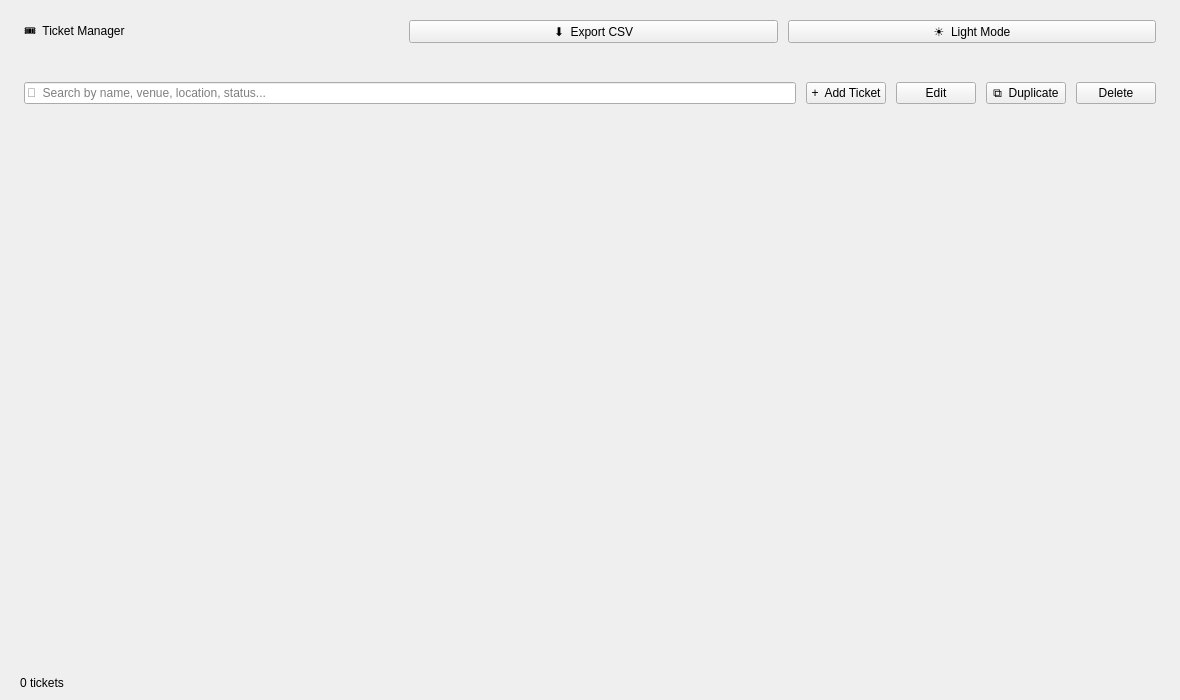
<?xml version="1.0" encoding="UTF-8"?>
<ui version="4.0">
 <class>MainWindowContent</class>
 <widget class="QWidget" name="central">
  <property name="geometry">
   <rect>
    <x>0</x>
    <y>0</y>
    <width>1180</width>
    <height>700</height>
   </rect>
  </property>
  <layout class="QVBoxLayout" name="rootLayout">
   <property name="leftMargin">
    <number>0</number>
   </property>
   <property name="topMargin">
    <number>0</number>
   </property>
   <property name="rightMargin">
    <number>0</number>
   </property>
   <property name="bottomMargin">
    <number>0</number>
   </property>
   <property name="spacing">
    <number>0</number>
   </property>
   <item>
    <widget class="QFrame" name="topBar">
     <property name="minimumSize">
      <size>
       <width>0</width>
       <height>64</height>
      </size>
     </property>
     <property name="maximumSize">
      <size>
       <width>16777215</width>
       <height>64</height>
      </size>
     </property>
     <layout class="QHBoxLayout" name="topBarLayout">
      <property name="leftMargin">
       <number>24</number>
      </property>
      <property name="topMargin">
       <number>8</number>
      </property>
      <property name="rightMargin">
       <number>24</number>
      </property>
      <property name="bottomMargin">
       <number>8</number>
      </property>
      <property name="spacing">
       <number>10</number>
      </property>
      <item>
       <widget class="QLabel" name="logoLabel">
        <property name="text">
         <string>🎟  Ticket Manager</string>
        </property>
       </widget>
      </item>
      <item>
       <spacer name="topBarSpacer">
        <property name="orientation">
         <enum>Qt::Horizontal</enum>
        </property>
       </spacer>
      </item>
      <item>
       <widget class="QPushButton" name="exportButton">
        <property name="text">
         <string>⬇  Export CSV</string>
        </property>
       </widget>
      </item>
      <item>
       <widget class="QPushButton" name="themeButton">
        <property name="text">
         <string>☀  Light Mode</string>
        </property>
       </widget>
      </item>
     </layout>
    </widget>
   </item>
   <item>
    <widget class="QWidget" name="bodyWidget">
     <layout class="QVBoxLayout" name="bodyLayout">
      <property name="leftMargin">
       <number>24</number>
      </property>
      <property name="topMargin">
       <number>18</number>
      </property>
      <property name="rightMargin">
       <number>24</number>
      </property>
      <property name="bottomMargin">
       <number>18</number>
      </property>
      <property name="spacing">
       <number>14</number>
      </property>
      <item>
       <layout class="QHBoxLayout" name="headerRow">
        <property name="spacing">
         <number>10</number>
        </property>
        <item>
         <widget class="QLineEdit" name="searchEdit">
          <property name="placeholderText">
           <string>🔎  Search by name, venue, location, status...</string>
          </property>
         </widget>
        </item>
        <item>
         <widget class="QPushButton" name="addButton">
          <property name="text">
           <string>+  Add Ticket</string>
          </property>
         </widget>
        </item>
        <item>
         <widget class="QPushButton" name="editButton">
          <property name="text">
           <string>Edit</string>
          </property>
         </widget>
        </item>
        <item>
         <widget class="QPushButton" name="duplicateButton">
          <property name="text">
           <string>⧉  Duplicate</string>
          </property>
         </widget>
        </item>
        <item>
         <widget class="QPushButton" name="deleteButton">
          <property name="text">
           <string>Delete</string>
          </property>
         </widget>
        </item>
       </layout>
      </item>
      <item>
       <widget class="QTabWidget" name="venueTabs">
        <property name="documentMode">
         <bool>true</bool>
        </property>
       </widget>
      </item>
     </layout>
    </widget>
   </item>
   <item>
    <widget class="QFrame" name="statusBarFrame">
     <property name="minimumSize">
      <size>
       <width>0</width>
       <height>34</height>
      </size>
     </property>
     <property name="maximumSize">
      <size>
       <width>16777215</width>
       <height>34</height>
      </size>
     </property>
     <layout class="QHBoxLayout" name="statusBarLayout">
      <property name="leftMargin">
       <number>20</number>
      </property>
      <property name="topMargin">
       <number>4</number>
      </property>
      <property name="rightMargin">
       <number>20</number>
      </property>
      <property name="bottomMargin">
       <number>4</number>
      </property>
      <item>
       <widget class="QLabel" name="statusLabel">
        <property name="text">
         <string>0 tickets</string>
        </property>
       </widget>
      </item>
      <item>
       <spacer name="statusBarSpacer">
        <property name="orientation">
         <enum>Qt::Horizontal</enum>
        </property>
       </spacer>
      </item>
     </layout>
    </widget>
   </item>
  </layout>
 </widget>
 <resources/>
 <connections/>
</ui>
